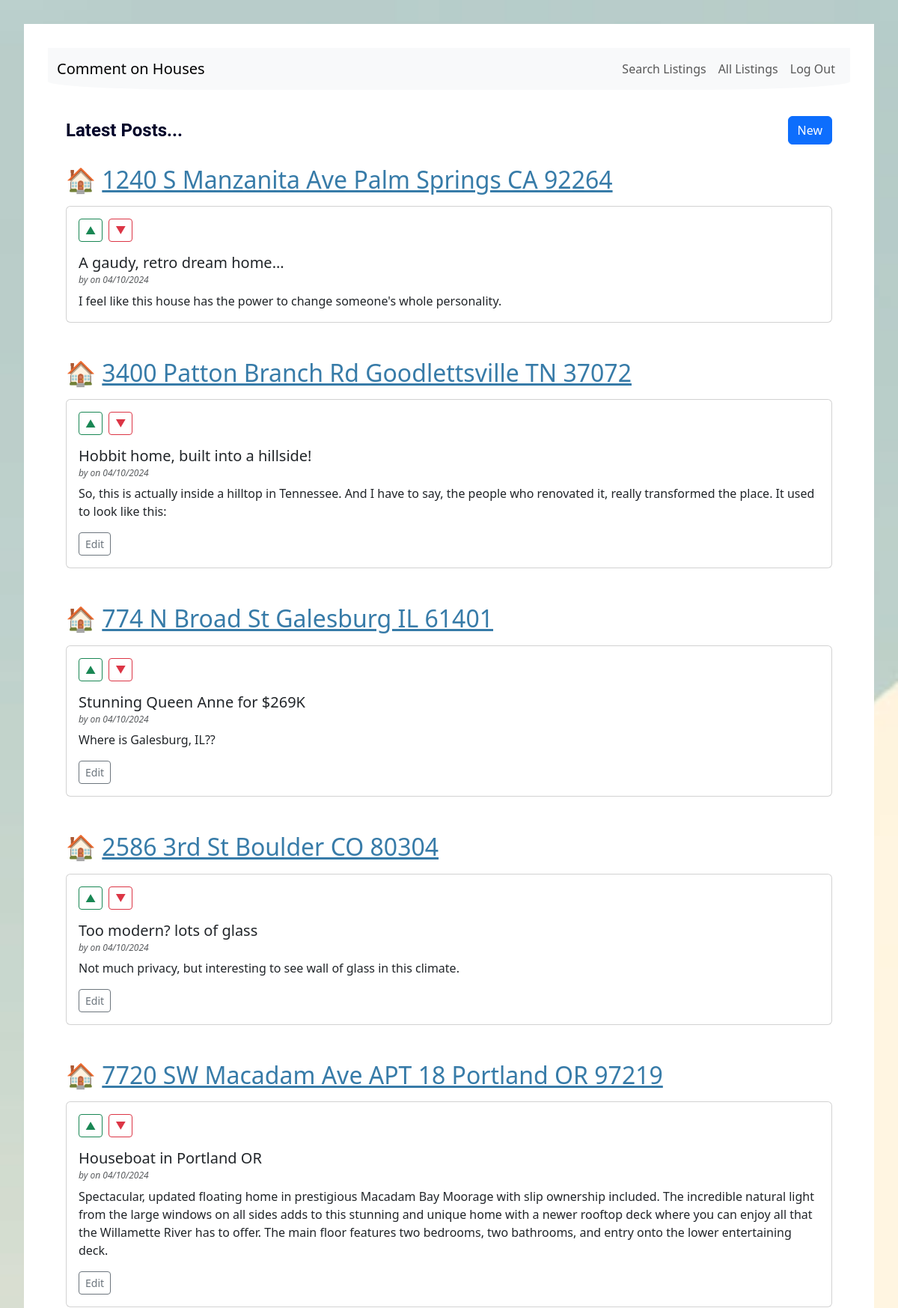
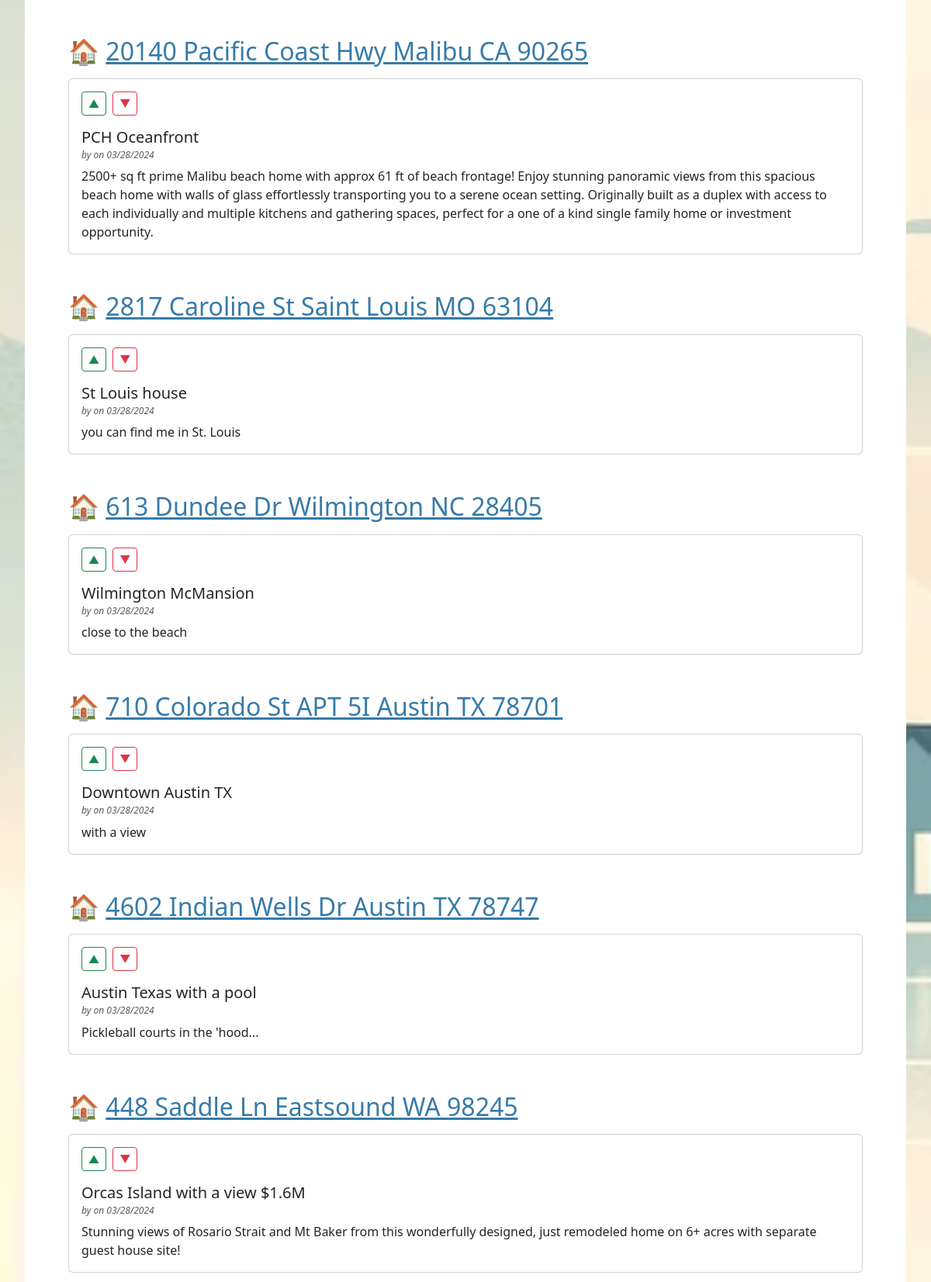
Page /search/results (signed in, upper part) on the committed database (2 pictures, top to bottom).
### tables this page shows
CREATE TABLE post (
  id INTEGER PRIMARY KEY AUTOINCREMENT,
  author_id INTEGER NOT NULL,
  created TIMESTAMP NOT NULL DEFAULT CURRENT_TIMESTAMP,
  title TEXT NOT NULL,
  body TEXT NOT NULL,
  listing TEXT,
  state TEXT,
  FOREIGN KEY (author_id) REFERENCES user (id)
);

### flaskr/blog.py (the view, shortened to what this page needs)
@bp.route('/search/results', methods=['GET'])
def search_results():
    search_type = request.args.get('search_type')
    db = get_db()
    if search_type == 'state':
        state = request.args.get('state')
        query = 'SELECT * FROM post WHERE state = ? ORDER BY created DESC'
        params = (state,)
    else:
        query = 'SELECT * FROM post ORDER BY created DESC'
        params = ()
    posts = [dict(row) for row in db.execute(query, params).fetchall()]
    for post in posts:
        if post['listing']:
            parsed_address, state = parse_address_from_listing(post['listing'])
            post['parsed_address'] = parsed_address
            post['state'] = state
    grouped_posts = {k: list(v) for k, v in groupby(posts, key=itemgetter('parsed_address'))}
    return render_template('blog/index.html', grouped_posts=grouped_posts)

### flaskr/auth.py (called while the page is built)
@bp.before_app_request
def load_logged_in_user():
    user_id = session.get('user_id')
    if user_id is None:
        g.user = None
    else:
        g.user = get_db().execute(
            'SELECT * FROM user WHERE id = ?', (user_id,)
        ).fetchone()

### flaskr/blog.py (called while the page is built)
def parse_address_from_listing(listing_url):
    house_emoji = '\U0001F3E0'
    parts = listing_url.split('/')
    address_part = parts[4]
    address = address_part.replace('-', ' ')
    state = address[-8:-6]
    formatted_address = f"{house_emoji} <a href='{listing_url}' target='_blank'>{address}</a>"
    return formatted_address, state

### flaskr/db.py (called while the page is built)
def get_db():
    if 'db' not in g:
        g.db = sqlite3.connect(
            current_app.config['DATABASE'],
            detect_types=sqlite3.PARSE_DECLTYPES
        )
        g.db.row_factory = sqlite3.Row
    return g.db

### flaskr/templates/blog/index.html (shortened to what this page needs)
{% extends 'base.html' %}
{% block header %}
<div class="container mt-4">
  <div class="d-flex justify-content-between align-items-center">
    <h1 class="fw-bold">{% block title %}Latest Posts...{% endblock %}</h1>
    {% if g.user %}
      <a class="btn btn-primary" href="{{ url_for('blog.create') }}">New</a>
    {% endif %}
  </div>
</div>
{% endblock %}
{% block content %}
<div class="container mt-3">
  {% for listing, posts in grouped_posts.items() %}
    <section class="mb-5">
      <h2 class="mb-3">{{ posts[0].parsed_address|safe }}</h2>
      {% for post in posts %}
        <div class="card mb-3">
          <div class="card-body">
            <div class="d-flex align-items-center mb-3">
              <form action="{{ url_for('blog.vote') }}" method="post" class="me-2">
                <button type="submit" name="vote_type" value="1" class="btn btn-outline-success btn-sm">&#x25B2; </button>
              </form>
              <form action="{{ url_for('blog.vote') }}" method="post" class="me-2">
                <button type="submit" name="vote_type" value="-1" class="btn btn-outline-danger btn-sm">&#x25BC; </button>
              </form>
            </div>
            <h3 class="card-title smaller-size">{{ post['title'] }}</h3>
            <h6 class="card-subtitle mb-2 text-muted h6-reduce">
              <em>by {{ post['username'] }} on {{ post['created'].strftime('%m/%d/%Y') }}</em>
            </h6>
            <p class="card-text">{{ post['body'] }}</p>
            {% if g.user['id'] == post['author_id'] %}
              <a class="btn btn-outline-secondary btn-sm" href="{{ url_for('blog.update', id=post['id']) }}">Edit</a>
            {% endif %}
          </div>
        </div>
      {% endfor %}
    </section>
  {% endfor %}
</div>
{% endblock %}

### flaskr/static/style.css (style rules this page uses)
html { font-family: "Roboto"; background-image: url("bkgrnd2.png"); background-size: cover; background-repeat: no-repeat; background-attachment: fixed; padding: 2rem; }
body { max-width: max-content; margin: 0 auto; background: white; padding: 2rem; }
h1 { font-family: 'Roboto'; color: #010329; font-size: 1.5rem; margin: 1rem 0; align-self: center; font-weight: bold; }
h2 { font: 'Roboto'; font-size: 2rem; }
.smaller-size { font-size: 1.25rem; }
.h6-reduce { font-size: .75rem; }
a { color: #377ba8; }

### rows in the picture
post: title "A gaudy, retro dream home...", created "04/10/2024", body "I feel like this house has the power to change someone's whole personality."
post: title "Hobbit home, built into a hillside!", created "04/10/2024", body "So, this is actually inside a hilltop in Tennessee. And I have to say, the people who renovated it, really transformed the place. It used to look like this:"
post: title "Stunning Queen Anne for $269K", created "04/10/2024", body "Where is Galesburg, IL??"
post: title "Too modern? lots of glass", created "04/10/2024", body "Not much privacy, but interesting to see wall of glass in this climate."
post: title "Houseboat in Portland OR", created "04/10/2024", body "Spectacular, updated floating home in prestigious Macadam Bay Moorage with slip ownership included. The incredible natural light from the large windows on all sides adds to this stunning and unique home with a newer rooftop deck where you can enjoy all that the Willamette River has to offer. The main floor features two bedrooms, two bathrooms, and entry onto the lower entertaining deck."
post: title "PCH Oceanfront", created "03/28/2024", body "2500+ sq ft prime Malibu beach home with approx 61 ft of beach frontage! Enjoy stunning panoramic views from this spacious beach home with walls of glass effortlessly transporting you to a serene ocean setting. Originally built as a duplex with access to each individually and multiple kitchens and gathering spaces, perfect for a one of a kind single family home or investment opportunity."
post: title "St Louis house", created "03/28/2024", body "you can find me in St. Louis"
post: title "Wilmington McMansion", created "03/28/2024", body "close to the beach"
post: title "Downtown Austin TX", created "03/28/2024", body "with a view"
post: title "Austin Texas with a pool", created "03/28/2024", body "Pickleball courts in the 'hood..."
post: title "Orcas Island with a view $1.6M", created "03/28/2024", body "Stunning views of Rosario Strait and Mt Baker from this wonderfully designed, just remodeled home on 6+ acres with separate guest house site!"

### other values in the picture
{{ posts[0].parsed_address|safe }} "🏠 1240 S Manzanita Ave Palm Springs CA 92264" "🏠 3400 Patton Branch Rd Goodlettsville TN 37072" "🏠 774 N Broad St Galesburg IL 61401" "🏠 2586 3rd St Boulder CO 80304" "🏠 7720 SW Macadam Ave APT 18 Portland OR 97219" "🏠 20140 Pacific Coast Hwy Malibu CA 90265" "🏠 2817 Caroline St Saint Louis MO 63104" "🏠 613 Dundee Dr Wilmington NC 28405" "🏠 710 Colorado St APT 5I Austin TX 78701" "🏠 4602 Indian Wells Dr Austin TX 78747" "🏠 448 Saddle Ln Eastsound WA 98245"
